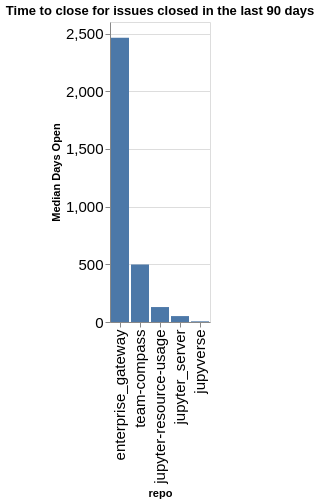

Write notebook code for a chart like this one.
### Code cell
time_open = closed.groupby(['org', 'repo']).agg({'time_open': 'median'}).reset_index()
time_open['time_open'] = time_open['time_open'] / (60 * 60 * 24)
time_open['org/repo'] = time_open.apply(lambda a: a['org'] + '/' + a['repo'], axis=1)
sorted_vals = time_open.sort_values(['org', 'time_open'], ascending=False)['repo'].values
alt.Chart(data=time_open, title=f"Time to close for issues closed in the last {n_days} days").mark_bar().encode(
    x=alt.X('repo', sort=alt.Sort(sorted_vals.tolist())),
    y=alt.Y('time_open', title="Median Days Open"),
)

### Figure 1 — Vega-Lite specification as saved in the notebook (floating-point values rounded to 4 significant figures)
{"config": {"axisLeft": {"labelFontSize": 15}, "axisBottom": {"labelFontSize": 15}}, "data": {"name": "data-070f07160b11949b59ddf0db7d434156"}, "mark": {"type": "bar"}, "encoding": {"x": {"field": "repo", "sort": ["enterprise_gateway", "team-compass", "jupyter-resource-usage", "jupyter_server", "jupyverse"], "type": "nominal"}, "y": {"field": "time_open", "title": "Median Days Open", "type": "quantitative"}}, "title": "Time to close for issues closed in the last 90 days", "$schema": "https://vega.github.io/schema/vega-lite/v5.20.1.json", "datasets": {"data-070f07160b11949b59ddf0db7d434156": [{"org": "jupyter-server", "repo": "enterprise_gateway", "time_open": 2463.0, "org/repo": "jupyter-server/enterprise_gateway"}, {"org": "jupyter-server", "repo": "jupyter-resource-usage", "time_open": 129.6, "org/repo": "jupyter-server/jupyter-resource-usage"}, {"org": "jupyter-server", "repo": "jupyter_server", "time_open": 51.26, "org/repo": "jupyter-server/jupyter_server"}, {"org": "jupyter-server", "repo": "jupyverse", "time_open": 5.749, "org/repo": "jupyter-server/jupyverse"}, {"org": "jupyter-server", "repo": "team-compass", "time_open": 498.1, "org/repo": "jupyter-server/team-compass"}]}}
